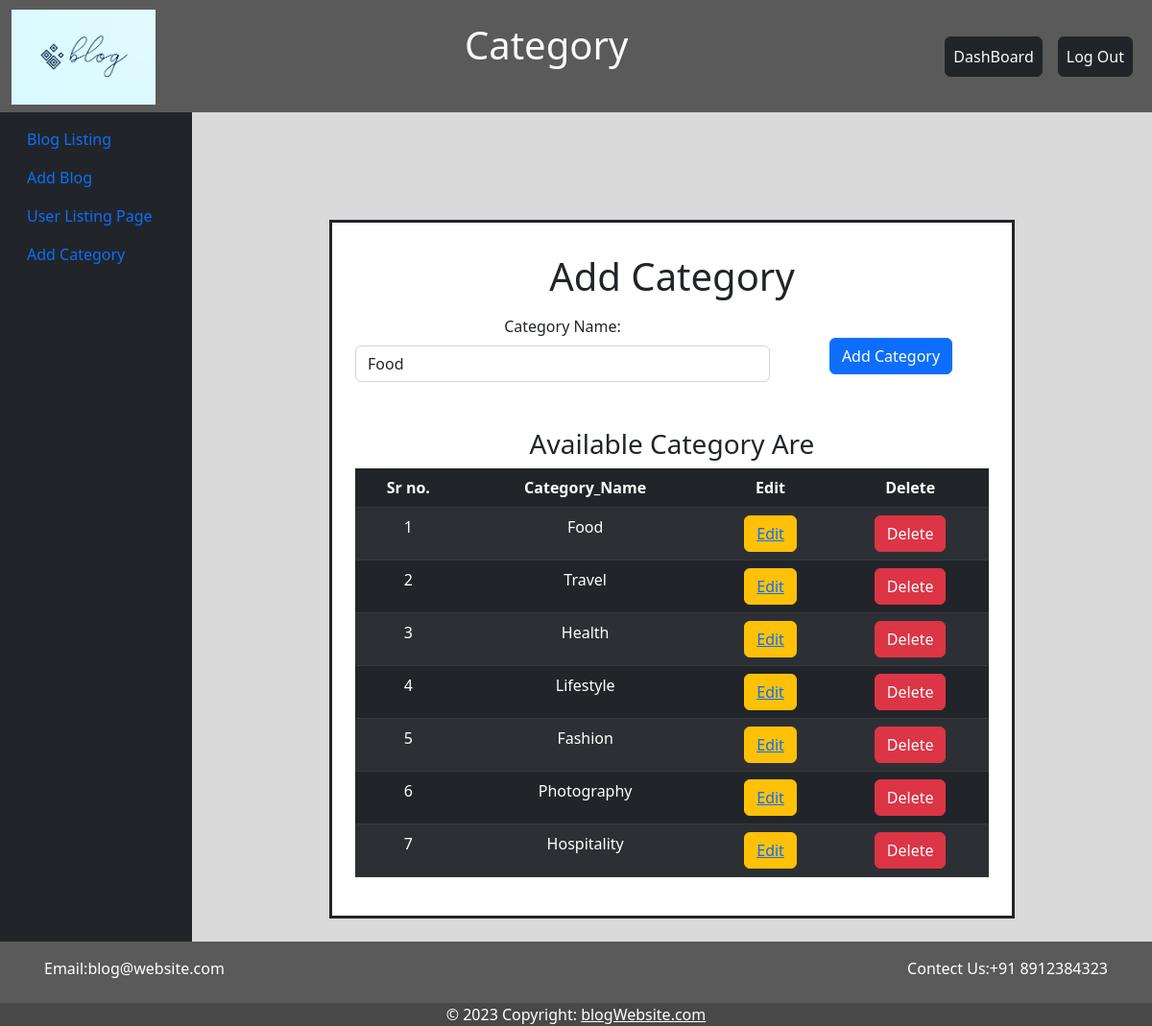
/admin/add_category.php?category_id=2 (signed in), run on the app's committed database.
### tables this page shows
CREATE TABLE `category` (
  `category_id` int(11) NOT NULL,
  `category_name` varchar(255) NOT NULL
);

### asset/Database.php (called while the page is built, shortened)
<?php
class Database
{
    public $ip = '192.168.101.189';
    public $port = '3307';
    public $username = 'root';
    public $password = 'deep70';
    public $dbname = 'Blog';
    public $dbh;
    public function __construct()
    {
        try {
            $this->dbh = new PDO("mysql:host=$this->ip:$this->port;dbname=$this->dbname", $this->username, $this->password);
            $this->dbh->setAttribute(PDO::ATTR_ERRMODE, PDO::ERRMODE_EXCEPTION);
        } catch (PDOException $e) {
            echo '<br>jeel<br>File: ' . __FILE__ . '<br>Line: ' . __LINE__ . '<br><pre>';
            print_r('hey');
            echo '</pre>';
            die();
            return $e->getMessage();
        }
    }
    public function selectData($table,$fieldname,$condition=null)
    {
        try{
            $sql="SELECT $fieldname From $table $condition";
            $stmt=$this->dbh->prepare($sql);
            $stmt->execute();
            $stmt->setFetchMode(PDO::FETCH_ASSOC);
            $res = $stmt->fetchAll();
            return $res;
        }
        catch (PDOException $e) {
            return $e->getMessage();
        }
    }
}
?>

### admin/add_category.php (the view, shortened to what this page needs)
<?php
require_once('../asset/Database.php');
?>
<?php
$data = new Database();
$id=$_GET['category_id'];
if(isset($_GET['category_id'])){
    $modify= $data->selectData('category', '*',"where category_id='$id'")[0];
    $name = $modify['category_name'];
}
?>
<header>
    <nav class="navbar navbar-expand-lg navbar-light" style="background-color: #5A5A5A;">
        <div class="container-fluid justify-content-between">
            <img src="<?php echo SITE_URL ?>PHPOPS/blogwebsite/asset/img/logo.png" alt='blog website' style="margin-top: 2px; width:150px" />
            <div class="navbar-nav flex-row d-none d-md-flex">
                <h1 class='text-light'>
                    <p>Category</p>
                </h1>
            </div>
            <div class="navbar-nav ">
                <a class="nav-link d-sm-flex align-items-sm-center btn btn-dark text-light mx-2 my-2" name='dashboard' href="<?php echo SITE_URL; ?>PHPOPS/blogwebsite/admin/dashboard.php">DashBoard</a>
                <a class="nav-link d-sm-flex align-items-sm-center btn btn-dark text-light mx-2 my-2" name='logout' href="<?php echo SITE_URL; ?>PHPOPS/blogwebsite/admin/index.php">Log Out</a>
            </div>
        </div>
    </nav>
</header>
<?php require_once('../lib/sidebar.php'); ?>
<div class="col py-3" style="background-color:#dadada;">
    <div class='my-5 text-center'>
        <div class="container py-5 d-flex justify-content-center">
            <div class=' border border-dark border-3 w-75 h-75 p-4' style="background-color: #ffffff">
                <div class='my-2 text-center'>
                    <h1>Add Category</h1>
                </div>
                <form action="" method='post' enctype='multipart/form-data' id='registerform'>
                    <div class='row mt-3'>
                        <div class='col-md-8 form-group'>
                            <label class="form-label" for='categoryname'>Category Name:</label>
                            <input type='text' name='categoryname' value='<?php echo $name; ?>' placeholder="Enter name of your category" id='categoryName' class='form-control' required>
                        </div>
                        <div class='col-md-4 form-group'>
                            <div>
                                <button type='submit' name='addcategory' class='btn btn-primary mt-4'>Add Category</button>
                            </div>
                        </div>
                    </div>
                </form>
                <h3 class='mt-5'>Available Category Are</h3>
                <table class="table table-dark table-striped mt-2">
                    <thead>
                        <tr>
                            <th>Sr no.</th>
                            <th>Category_Name</th>
                            <th>Edit</th>
                            <th>Delete</th>
                        </tr>
                    </thead>
                    <tbody>
                        <?php foreach($data->selectData('category','*') as $list){
                            $i+=1;?>
                            <tr>
                                <td><?php echo $i;?></td>
                                <td><?php echo $list['category_name'];?></td>
                                <td><button type='button' class='btn btn-warning' name='edit' value=<?php echo $list['category_id'];?>><a href="add_category.php?category_id=<?php echo $list['category_id'];?>">Edit</a></button>
                                <td><button type='button' name='delete' class='btn btn-danger' onclick="deletecategory(<?php echo $list['category_id']; ?>)" id='delete' value=<?php echo $list['category_id']; ?>>Delete</button></td>
                            </tr>
                       <?php }?>
                    </tbody>
</table>
            </div>
        </div>
        <?php
        require_once('../lib/footer.php');
        ?>

### data on the page
category: categoryname "Food", category_name "Food", $list['category_id'] 2 (drawn)
category: category_name "Travel", $list['category_id'] 3 (drawn)
category: category_name "Health", $list['category_id'] 4 (drawn)
category: category_name "Lifestyle", $list['category_id'] 5 (drawn)
category: category_name "Fashion", $list['category_id'] 6 (drawn)
category: category_name "Photography", $list['category_id'] 7 (drawn)
category: category_name "Hospitality", $list['category_id'] 12 (drawn)
